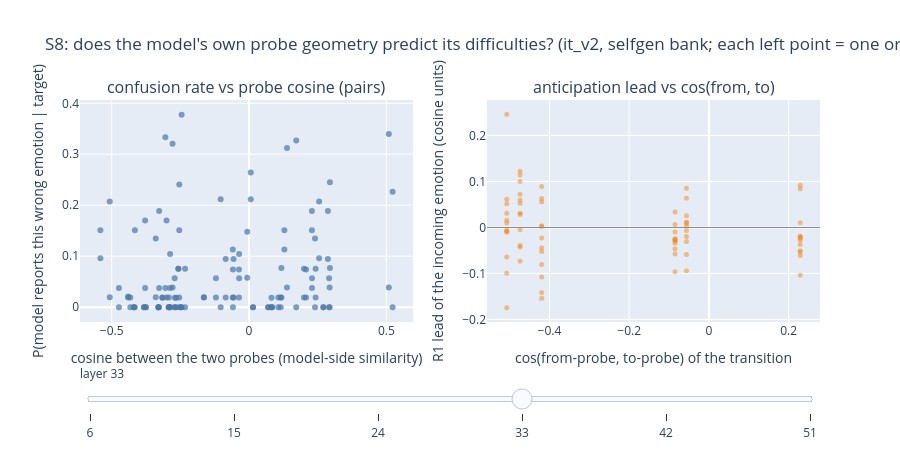

The cell this chart's notebook holds for it:
### Markdown cell above
## S8. Does probe geometry predict difficulty?

**Question: does the model's own similarity structure between emotion probes
predict where tracking fails, beyond what human affective distance already
predicts?**

**Method, plainly.** The exact probe bank is reconstructed (unit contrast
probes, per-bank centering pool, verified against the recorded label order),
and the within-bank probe-probe cosines are the model-side notion of "these
emotions are similar". Three sub-reads, each with NRC VAD distance as the
human-side competing predictor: (a) crowding, does a probe with a high mean
cosine to the other 11 track worse; (b) named confusions, does pairwise probe
cosine predict WHICH wrong answer wins, with the VAD partial removed (the
model-idiosyncratic read); (c) transitions, are transitions between similar
probes harder to anticipate and recover from, since similar probes leave less
contrast to detect.

### Code cell
# this cell reconstructs the exact probe geometry and tests it as a
# difficulty predictor, with NRC VAD distance as the competing predictor
fig, S8 = tr.s8_geometry_figure(ARMS, VAD)
print("\n".join(S8["lines"]))
fig.show()
